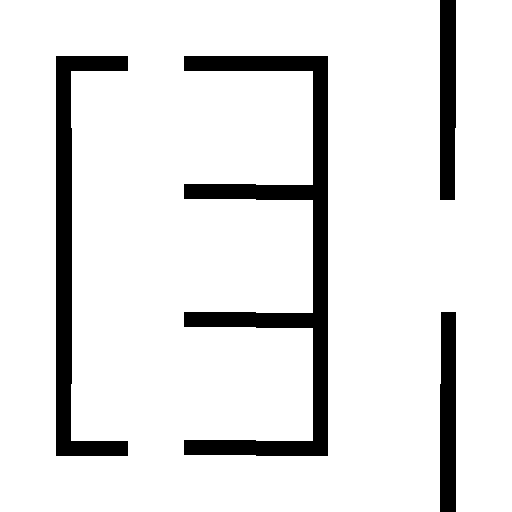

This game map was drawn from its Tiled (.tmx) file and the tilesets committed beside it. A one-line description and the full map source follow:
An orthogonal 4x4 tile map with 128x128 px tiles, 1 tile layer (Tile Layer 1).

<map version="1.2" tiledversion="1.3.4" orientation="orthogonal" renderorder="right-down" width="4" height="4" tilewidth="128" tileheight="128" infinite="0" nextlayerid="2" nextobjectid="1">
 <editorsettings>
  <export target="15.csv" format="csv" />
 </editorsettings>
 <tileset firstgid="1" name="g1" tilewidth="128" tileheight="128" tilecount="15" columns="0">
  <grid orientation="orthogonal" width="1" height="1" />
  <tile id="0">
   <image width="128" height="128" source="../tileset/0.bmp" />
  </tile>
  <tile id="1">
   <image width="128" height="128" source="../tileset/1.bmp" />
  </tile>
  <tile id="2">
   <image width="128" height="128" source="../tileset/2.bmp" />
  </tile>
  <tile id="3">
   <image width="128" height="128" source="../tileset/3.bmp" />
  </tile>
  <tile id="4">
   <image width="128" height="128" source="../tileset/4.bmp" />
  </tile>
  <tile id="5">
   <image width="128" height="128" source="../tileset/5.bmp" />
  </tile>
  <tile id="6">
   <image width="128" height="128" source="../tileset/6.bmp" />
  </tile>
  <tile id="7">
   <image width="128" height="128" source="../tileset/7.bmp" />
  </tile>
  <tile id="8">
   <image width="128" height="128" source="../tileset/8.bmp" />
  </tile>
  <tile id="9">
   <image width="128" height="128" source="../tileset/9.bmp" />
  </tile>
  <tile id="10">
   <image width="128" height="128" source="../tileset/10.bmp" />
  </tile>
  <tile id="11">
   <image width="128" height="128" source="../tileset/11.bmp" />
  </tile>
  <tile id="12">
   <image width="128" height="128" source="../tileset/12.bmp" />
  </tile>
  <tile id="13">
   <image width="128" height="128" source="../tileset/13.bmp" />
  </tile>
  <tile id="14">
   <image width="128" height="128" source="../tileset/14.bmp" />
  </tile>
 </tileset>
 <layer id="1" name="Tile Layer 1" width="4" height="4">
  <data encoding="csv">
8,2,9,5,
5,2,14,1,
5,2,14,3,
7,2,10,5
</data>
 </layer>
</map>
